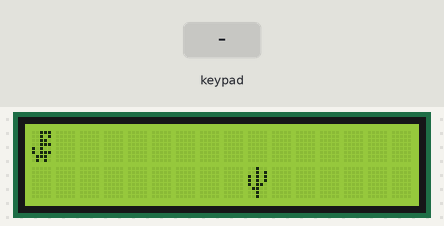
A sketch run on a simulated Arduino Uno, built with avr-gcc and run on an emulated ATmega328P. Shown: 16×2 character LCD. Inputs (shaded band) come from the test bench. Random numbers use the default seed unless the sketch sets one.

Above: at 1.0 s.
1.1 s: key '5' pressed
At 1.7 s:
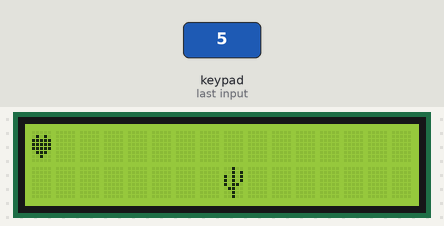
2.6 s: keypad keys 9 8 7 6 pressed 0.4 s apart
At 4.7 s:
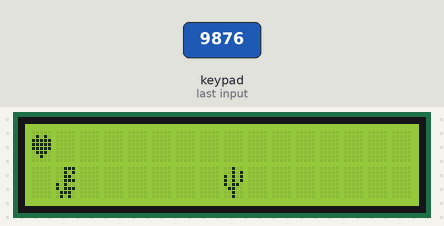
5.7 s: key '4' pressed
At 6.8 s:
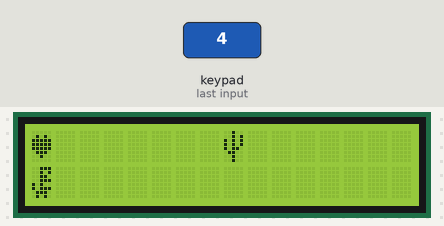
7.3 s: key '5' pressed
At 8.0 s:
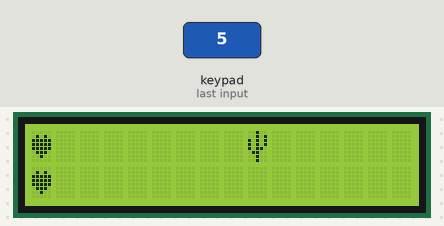
8.8 s: keypad keys 9 8 7 6 # pressed 0.4 s apart
At 11.5 s:
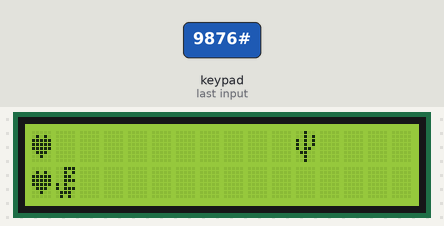
12.3 s: keypad keys 9 8 7 6 * pressed 0.4 s apart
At 14.1 s:
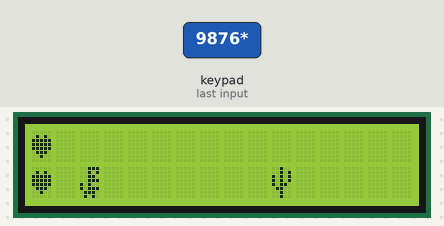
Timing chart, 0 to 15.6 s (numbered marks = the images above; inputs shaded):
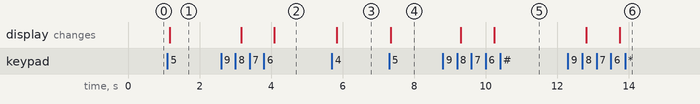

The sketch:

basic2.ino
```cpp
#include <Arduino_FreeRTOS.h>
#include <Keypad.h>
#include <LiquidCrystal_I2C.h>
#include <queue.h>

// Keypad
#define KEY_ROWS 4
#define KEY_COLS 4

#define LEFT 0
#define STOP 1
#define RIGHT 2
#define MAXCOL 15
#define MINCOL 0
#define MAXSPEED 15
#define MINSPEED 0
#define PHOTONSTOPTHRES 550
#define EGG_ARRAY_LEN 3

// Keypad
char keymap[KEY_ROWS][KEY_COLS] = {
  {'1','2','3','A'},
  {'4','5','6','B'},
  {'7','8','9','C'},
  {'*','0','#','D'}
};
// Column pin 1~4
byte colPins[KEY_COLS]={9, 8, 7, 6};
// Column pin 1~4
byte rowPins[KEY_ROWS]={13, 12, 11, 10};
// Init KetPad
Keypad myKeypad = Keypad(makeKeymap(keymap), rowPins, colPins, KEY_ROWS, KEY_COLS);

//LCD
LiquidCrystal_I2C lcd(0x27,16,2);
byte err_dragon[8]  = {B00111, B00101, B00110, B00111, B10100, B10111, B01110, B01010};
byte dinosaur[8]  = {0x07, 0x05, 0x06, 0x07, 0x14, 0x17, 0x0E, 0x0A};
byte cactus[8] = {0x04, 0x05, 0x15, 0x15, 0x16, 0x0C, 0x04, 0x04};
byte egg[8] = {0b00000, 0b01010, 0b11111, 0b11111, 0b11111, 0b01110, 0b00100, 0b00000};
byte broken[8] = {B00100, B10101, B01110, B11111, B11111, B01110, B10101, B00100};
byte empty[0];

// Cactus & Dinosour
typedef struct{
  char dino_x;
  char dino_y;
  char cactus_x;
  char cactus_y;
  char broken_idx;
  char num_eggs;
  char egg_xs[EGG_ARRAY_LEN];
  char egg_ys[EGG_ARRAY_LEN];
}Char_p;
char dino_px = 0, dino_py = 0;
char cactus_px = 0, cactus_py = 0;
char broken_idx = -1;
char num_eggs = 0;
char egg_xs[EGG_ARRAY_LEN] = {0};
char egg_ys[EGG_ARRAY_LEN] = {0};
const int delay_dis = 10;
const char cactus_dir[4][2] = {{1, 0}, {0, 1}, {-1, 0}, {0, 1}};

// Task Handler
QueueHandle_t Global_Queue_Handle; //Global Handler
int is_lcd_suspend = 1;
TaskHandle_t LCDTaskHandle;

// Game
int score = 0;
int is_game_over = 0;
char is_success = 0;

void success(){
  lcd.setCursor(0, 0);
  lcd.print(F("Succeed!"));
}

void fail(){
  lcd.setCursor(0, 0);
  lcd.print(F("Game Over"));
}

void reset_game(){
  score = 0;
  is_game_over = 0;

  dino_px = 0;
  dino_py = 0;
  cactus_px = random(8, 10);
  cactus_py = random(0, 2)? 15 : 0;
  broken_idx = -1;
  num_eggs = 0;
  for(int i = 0; i < EGG_ARRAY_LEN; i++){
    egg_xs[i] = 0;
    egg_ys[i] = 0;
  }

  Char_p cp;
  cp.dino_x = dino_px;
  cp.dino_y = dino_py;
  cp.cactus_x = cactus_px;
  cp.cactus_y = cactus_py;
  cp.broken_idx = broken_idx;
  cp.num_eggs = num_eggs;
  for(int i = 0; i < EGG_ARRAY_LEN; i++){
    cp.egg_xs[i] = egg_xs[i];
    cp.egg_ys[i] = egg_ys[i];
  }
  if(!xQueueSend(Global_Queue_Handle, &cp, 10)){
//        Serial.println("Failed to send to queue");
  }
}

void create_dino_cactus_char(){
  lcd.createChar(0, err_dragon);
  lcd.createChar(1, cactus);
  lcd.createChar(2, egg);
  lcd.createChar(3, broken);
}

void displayTask(void *pvParameters){
  Char_p cp, new_cp;

  for(;;){
    lcd.clear();

    if(xQueueReceive(Global_Queue_Handle,&new_cp,0)){
//        Serial.println("receive value:");
//        Serial.println(rx_int);
        cp = new_cp;
    }

    lcd.setCursor(cp.cactus_x, cp.cactus_y);
    lcd.write(1);
    lcd.setCursor(cp.dino_x, cp.dino_y);
    lcd.write(0);
    for(int i = 0; i < cp.num_eggs; i++){
      lcd.setCursor(cp.egg_xs[i], cp.egg_ys[i]);
      lcd.write(2);
    }
    if(cp.broken_idx >= 0){
      lcd.setCursor(cp.egg_xs[broken_idx], cp.egg_ys[broken_idx]);
      lcd.write(3);
    }

    if(is_game_over){
      vTaskDelay(90);
      lcd.clear();
      if(is_success){
        success();
      }else{
        fail();
      }
      vTaskDelay(30);
    }
    vTaskDelay(5);
  }
}

void controlTask(void *pvParameters){
  for( ;; ){
    const char key = myKeypad.getKey();
    Char_p cp;

//  Control Dino
    char is_dino_move = 1;
    if(key == '2'){
      dino_py = 0;
    }else if(key == '8'){
      dino_py = 15;
    }else if(key == '4'){
      dino_px = dino_px - 1 >= MINCOL? dino_px - 1 : dino_px;
    }else if(key == '6'){
      dino_px = dino_px + 1 <= MAXCOL? dino_px + 1 : dino_px;
    }else if(key == '5'){
      char is_repeat = 0;
      for(char i = 0; i < num_eggs; i++){
        if(dino_px == egg_xs[num_eggs] && dino_py == egg_ys[num_eggs]){
          is_repeat = 1;
          break;
        }
      }
      if(num_eggs < EGG_ARRAY_LEN && is_repeat == 0){
        egg_xs[num_eggs] = dino_px;
        egg_ys[num_eggs] = dino_py;
        num_eggs += 1;
      }
    }else{
      is_dino_move = 0;
    }

//  For Cactus0
//  Control Cactus
    static int timer_counter = 0;
    if(is_game_over){
      reset_game();
    }

//  Detect Egg
    for(int i = 0; i < num_eggs; i++){
      if(egg_xs[i] == cactus_px && egg_ys[i] == cactus_py){
        is_game_over = 1;
        is_success = 0;
        broken_idx = i;
        break;
      }
    }
    if(num_eggs == 3 && is_game_over == 0){is_game_over = 1; is_success = 1;}
//  Update Cactus position
    if(is_dino_move){
      char is_moved = 0;

      if(cactus_px + 1 < MAXCOL){
        if((!random(0, 3)) && (!is_moved)){
          cactus_px = cactus_px + 1;
          is_moved = 1;
        }
      }
      if(cactus_px - 1 > MINCOL){
        if((!random(0, 2)) && (!is_moved)){
          cactus_px = cactus_px - 1;
          is_moved = 1;
        }
      }
      if(cactus_py == 0){
        if(!is_moved){
          cactus_py = 15;
          is_moved = 1;
        }
      }
      if(cactus_py == 15){
        if(!is_moved){
          cactus_py = 0;
          is_moved = 1;
        }
      }
      // cactus_px = random(1, 15);
      // cactus_py = random(0, 2)? 15 : 0;
    }

    cp.dino_x = dino_px;
    cp.dino_y = dino_py;
    cp.cactus_x = cactus_px;
    cp.cactus_y = cactus_py;
    cp.broken_idx = broken_idx;
    cp.num_eggs = num_eggs;
    for(char i = 0; i < EGG_ARRAY_LEN; i++){
      cp.egg_xs[i] = egg_xs[i];
      cp.egg_ys[i] = egg_ys[i];
    }
    if(!xQueueSend(Global_Queue_Handle, &cp, 10)){
//        Serial.println("Failed to send to queue");
    }
    timer_counter = (timer_counter + 1) % 100;

    vTaskDelay(10);
  }
}

void setup(){
  Serial.begin(9600);
  lcd.init();
  lcd.backlight();
  create_dino_cactus_char();

  Global_Queue_Handle = xQueueCreate(3, sizeof(Char_p));

  // Char_p cp;
  // cp.dino_x = dino_px;
  // cp.dino_y = dino_py;
  // cp.cactus_x = cactus_px;
  // cp.cactus_y = cactus_py;
  // cp.broken_idx = broken_idx;
  // cp.num_eggs = num_eggs;
  // for(int i = 0; i < EGG_ARRAY_LEN; i++){
  //   cp.egg_xs[i] = egg_xs[i];
  //   cp.egg_ys[i] = egg_ys[i];
  // }
  // if(!xQueueSend(Global_Queue_Handle, &cp, 10)){
  //       // Serial.println("Failed to send to queue");
  // }
  reset_game();
  xTaskCreate(displayTask, "displayTask", 128, NULL, 5, &LCDTaskHandle);
  xTaskCreate(controlTask, "controlTask", 128, NULL, 5, NULL );

  vTaskStartScheduler();
  Serial.println("HI");
}
void loop(){
}
```

Measured:
- after the input at 1.1 s, the display: changes after 0.06 s (image 1)
- after the input at 2.6 s, the display: first changes after 0.57 s (image 2 shows a later state)
- after the input at 5.7 s, the display: changes after 0.14 s (image 3)
- after the input at 7.3 s, the display: changes at once (image 4)
- after the input at 8.8 s, the display: first changes after 0.51 s (image 5 shows a later state)
- after the input at 12.3 s, the display: first changes after 0.51 s (image 6 shows a later state)
